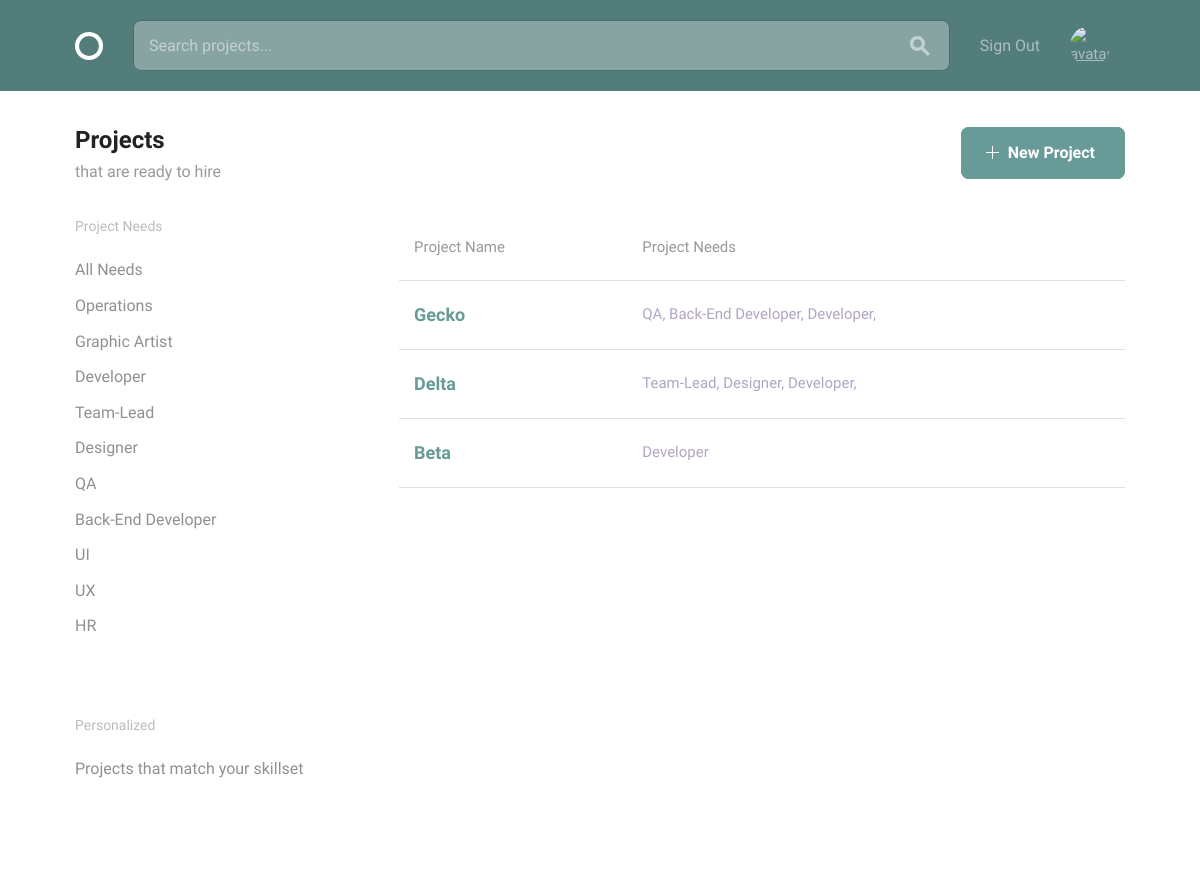
The app's page /projects/dashboard/skill/python/ (signed in) with its own data.
### projects/models.py (models this page shows, shortened)
class Position(models.Model):
    STATUS = (
        ('E', 'Empty'),
        ('F', 'Filled')
    )
    project = models.ForeignKey(Project, on_delete=models.CASCADE)
    title = models.CharField(max_length=255)
    description = models.TextField(max_length=2000)
    skills = models.ManyToManyField('accounts.Skill', related_name="positions")
    status = models.CharField(max_length=1, choices=STATUS)
    time_estimate = models.IntegerField()
    slug = models.SlugField(editable=False, blank=True)
    created = models.DateTimeField(auto_now_add=True)
    class Meta:
        ordering = ['-created']

class Project(models.Model):
    STATUS = (
        ('A', 'Open'),
        ('B', 'Closed'),
        ('C', 'Complete'),
    )
    owner = models.ForeignKey(
        settings.AUTH_USER_MODEL,
        on_delete=models.PROTECT,
        related_name="projects"
    )
    title = models.CharField(max_length=255, unique=True)
    description = models.TextField(max_length=2000)
    time_estimate = models.IntegerField()
    applicant_requirements = models.TextField(max_length=2000)
    status = models.CharField(max_length=1, choices=STATUS)
    created = models.DateTimeField(auto_now_add=True)
    slug = models.SlugField(blank=True)
    class Meta:
        ordering = ['-created']

### projects/views.py (the view)
# urls.py: path('dashboard/<category>/<q>/', views.DashboardView.as_view(), name='dashboard'),
class DashboardView(CustomLoginRequired, ListView):
    queryset = Project.objects.all()
    template_name = 'projects/dashboard.html'
    def get_queryset(self, *args, **kwargs):
        super().get_queryset(*args, **kwargs)
        queryset = self.queryset.filter(
            status='A',
            position__status='E'
        ).prefetch_related(
            'position_set'
        ).distinct()
        return queryset
    def get_context_data(self, **kwargs):
        context = super().get_context_data(**kwargs)
        category = self.kwargs['category']
        q = self.kwargs['q']
        if q != 'all':
            if category == 'need':
                filtered = self.get_queryset().filter(
                    position__slug=q
                )
            if category == 'skill':
                filtered = self.get_queryset().filter(
                    position__skills__name=q
                )
            if category == 'skills':
                filtered = self.get_queryset().filter(
                    position__skills__in=self.request.user.skills.all()
                )
        else:
            filtered = self.get_queryset()
        context['searchform'] = SearchBarForm()
        context['q'] = self.kwargs['q']
        context['filtered'] = filtered
        return context

### projects/forms.py
class SearchBarForm(forms.Form):
    q = forms.CharField(
        max_length=255,
        widget=forms.TextInput(
            attrs={
                'placeholder': 'Search projects...',
                'style': 'margin-bottom:0',
                'class': 'search-bar'
            },
        ))

### accounts/models.py (called while the page is built)
    @property
    def get_avatar_url(self):
        path = settings.MEDIA_ROOT + '/' + self.avatar.name
        if default_storage.exists(path):
            return self.avatar.url
        else:
            return '/media/default_avatars/blank.png'

### projects/templatetags/project_extras.py (called while the page is built)
@register.simple_tag(takes_context=True)
def select_distinct_positions_from_projects(context):
    projects = context['object_list']
    positions = set()
    for project in projects:
        for position in project.position_set.all():
            title = position.title
            positions.add(title)
    return positions

### projects/views.py (called while the page is built, shortened)
    def dispatch(self, request, *args, **kwargs):
        if not request.user.is_authenticated:
            return self.handle_no_permission()
        apps = Application.objects.filter(
            user=request.user,
            unread=True,
        )
        return super().dispatch(request, *args, **kwargs)

### projects/templates/projects/dashboard.html (shortened to what this page needs)
{% extends 'layout.html' %}
{% load static %}
{% load project_extras %}
{% block body %}
<div class="bounds circle--page">
  <div class="circle--page--header circle--fluid">
    <div class="circle--fluid--cell circle--fluid--primary">
      <h2>Projects</h2>
      <p>
        that are ready to hire
      </p>
    </div>
    <div class="circle--fluid--cell circle--fluid--secondary">
      <a class="button button-primary icon-on-left" href="{% url 'projects:create_update_project' %}">
        <svg version="1.1" xmlns="http://www.w3.org/2000/svg" xmlns:xlink="http://www.w3.org/1999/xlink" x="0px" y="0px"
          viewBox="0 0 13 13" style="enable-background:new 0 0 13 13;" xml:space="preserve" class="add">
          <polygon points="7,6 7,0 6,0 6,6 0,6 0,7 6,7 6,13 7,13 7,7 13,7 13,6 " />
        </svg>
        New Project
      </a>
    </div>
  </div>
  <div class="grid-25">
    <div class="circle--filter circle--secondary--module">
      <h4>Project Needs</h4>
      <ul class="circle--filter--list">
        {% if object_list %}
        {% select_distinct_positions_from_projects as titles %}
        <li><a {% if q == 'all' %}class="selected" {% endif %}
            href="{% url 'projects:dashboard' category='all' q='all' %}">All Needs</a></li>
        {% for title in titles %}
        <li><a {% if q == title|slugify %}class="selected" {% endif %}
            href="{% url 'projects:dashboard' category='need' q=title|slugify %}">{{ title }}</a></li>
        {% endfor %}
        {% endif %}
      </ul>
    </div>
    <div class="circle--filter circle--secondary--module">
      <h4>Personalized</h4>
      <ul class="circle--filter--list">
        <li><a {% if q == 'my-skills' %}class="selected" {% endif %}
            href="{% url 'projects:dashboard' category='skills' q='my-skills' %}">Projects that match your skillset</a>
        </li>
      </ul>
    </div>
  </div>
  <div class="grid-70 grid-push-5">
    {% if object_list %}
    <table class="u-full-width circle--table">
      <thead>
        <tr>
          <th>Project Name</th>
          <th class="circle--cell--right">Project Needs</th>
        </tr>
      </thead>
      {% for project in filtered %}
      <tbody>
        <tr class="clickable-row" data-href="{% url 'projects:project' slug=project.slug %}">
          <td>
            <h3>{{ project.title|title }}</h3>
          </td>
          <td class="circle--cell--right">
            {% with project.position_set.all|length as length %}
            {% for position in project.position_set.all|slice:":3" %}
            <span class="secondary-label">{{ position.title }}{% if length > 1 %},{% endif %}</span>
            {% endfor %}
            {% endwith %}
          </td>
        </tr>
      </tbody>
      {% endfor %}
    </table>
    {% endif %}
  </div>
</div>
{% endblock %}

### records on screen
Position: titles "Operations"
Position: titles "Graphic Artist"
Position: titles "Developer", title "Developer"
Position: titles "Team-Lead", title "Team-Lead"
Position: titles "Designer", title "Designer"
Position: titles "QA"
Position: titles "Back-End Developer", title "Back-End Developer"
Position: titles "UI"
Position: titles "UX"
Position: titles "HR"
Project: title "Gecko"
Position: title "QA"
Project: title "Delta"
Position: title "Developer"
Project: title "Beta"
Position: title "Developer"
